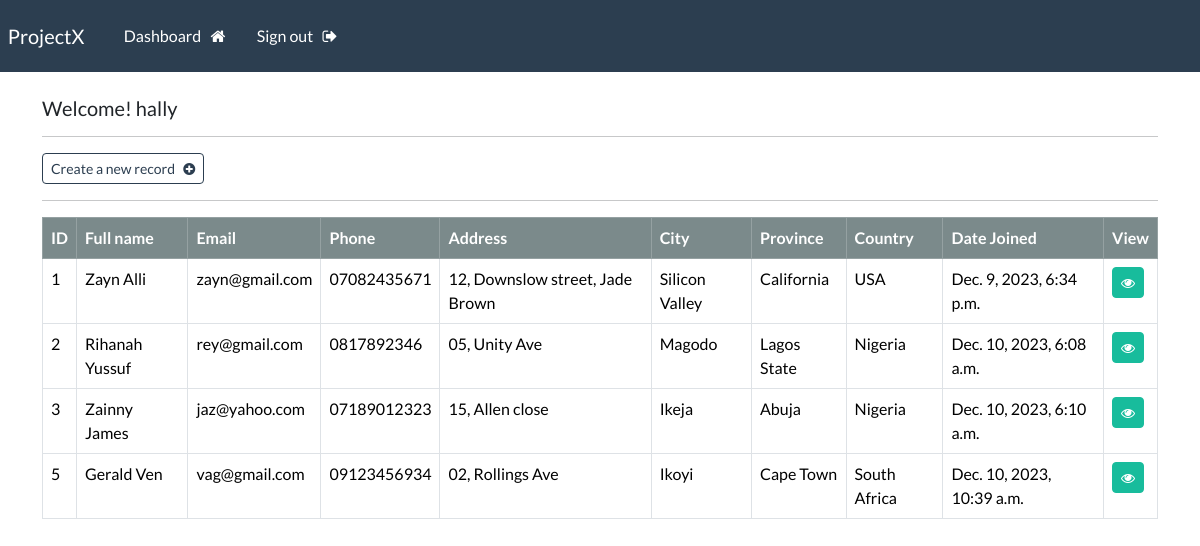
The page /dashboard (signed in) on the database its author committed.
### board/models.py (models this page shows, shortened)
class Record(models.Model):
    creation_date = models.DateTimeField(auto_now_add=True)
    first_name = models.CharField(max_length=100)
    last_name = models.CharField(max_length=100)
    email = models.CharField(max_length=255)
    phone = models.CharField(max_length=20)
    address = models.CharField(max_length=300)
    city = models.CharField(max_length=100)
    province = models.CharField(max_length=200)
    country = models.CharField(max_length=125)

### board/views.py (the view)
# urls.py: path('dashboard', views.dashboard, name='dashboard'),
@login_required(login_url='my_login')
def dashboard(request):
    my_records  = Record.objects.all()
    context = {'records': my_records}
    return render(request, 'webapp/dashboard.html', context=context)

### board/templates/webapp/dashboard.html
{% extends 'webapp/base.html' %}
{% block content %}
    <h5>Welcome! {{user}}</h5>
    <hr>
    <a class="btn btn-outline-primary btn-sm" href="{% url 'create_record' %}">
        Create a new record &nbsp; <i class="fa fa-plus-circle" aria-hidden="true"></i>
    </a>
    <hr>
    <table class="table table-hover table-bordered">
        <thead class="table-dark">
            <tr>
                <th scope="col">ID</th>
                <th scope="col">Full name</th>
                <th scope="col">Email</th>
                <th scope="col">Phone</th>
                <th scope="col">Address</th>
                <th scope="col">City</th>
                <th scope="col">Province</th>
                <th scope="col">Country</th>
                <th scope="col">Date Joined</th>
                <th scope="col">View</th>
            </tr>
        </thead>
        <tbody>
            {% if records %}
                {% for record in records %}
                <tr>
                    <td>{{record.id}}</td>
                    <td>{{record.first_name}} {{record.last_name}}</td>
                    <td>{{record.email}}</td>
                    <td>{{record.phone}}</td>
                    <td>{{record.address}}</td>
                    <td>{{record.city}}</td>
                    <td>{{record.province}}</td>
                    <td>{{record.country}}</td>
                    <td>{{record.creation_date}}</td>
                    <td><a href="{% url 'record' record.id %}" class="btn btn-success btn-sm"><i class="fa fa-eye" aria-hidden="true"></i</a></td>
                </tr>
                {% endfor %}
            {% endif %}
        </tbody>
    </table>
{% endblock %}

### board/templates/webapp/base.html (shortened to what this page needs)
{% load static %}
<!DOCTYPE html>
<html lang="en">
<head>
    <link rel="stylesheet" type="text/css" href="https://bootswatch.com/5/flatly/bootstrap.min.css">
    <link rel="stylesheet" type="text/css" href="{% static 'css/style.css' %}">
    <link rel="stylesheet" href="https://cdnjs.cloudflare.com/ajax/libs/font-awesome/4.7.0/css/font-awesome.min.css">
</head>
<body>
    {% include 'webapp/navbar.html' %}
    <div class="container">
        <br>
        {% block content %}
        {% endblock %}
    </div>
</body>
</html>

### board/templates/webapp/navbar.html (shortened to what this page needs)
<nav class="navbar navbar-expand-lg navbar-dark bg-primary justify-content-center">
    <a class="navbar-brand main-heading" href="{% url '' %}">
      &nbsp; ProjectX
    </a>
      <div class="collapse navbar-collapse text-center" id="navbarNavDropdown">
        <ul class="navbar-nav mr-auto">
          {% if user.is_authenticated %}
            <li class="nav-item">
              <a class="nav-link" href="{% url 'dashboard' %}">Dashboard &nbsp; <i class="fa fa-home" aria-hidden="true"></i> </a>
            </li>
            <li class="nav-item">
              <a class="nav-link" href="{% url 'user_logout' %}">Sign out &nbsp; <i class="fa fa-sign-out" aria-hidden="true"></i> </a>
            </li>
        </ul>
        {% endif %}
      </div>
  </nav>

### rows shown on the page
Record: id "1", first_name "Zayn", last_name "Alli", email "zayn@gmail.com", phone "07082435671", address "12, Downslow street, Jade Brown", city "Silicon Valley", province "California", country "USA", creation_date "Dec. 9, 2023, 6:34 p.m."
Record: id "2", first_name "Rihanah", last_name "Yussuf", email "rey@gmail.com", phone "0817892346", address "05, Unity Ave", city "Magodo", province "Lagos State", country "Nigeria", creation_date "Dec. 10, 2023, 6:08 a.m."
Record: id "3", first_name "Zainny", last_name "James", email "jaz@yahoo.com", phone "07189012323", address "15, Allen close", city "Ikeja", province "Abuja", country "Nigeria", creation_date "Dec. 10, 2023, 6:10 a.m."
Record: id "5", first_name "Gerald", last_name "Ven", email "vag@gmail.com", phone "09123456934", address "02, Rollings Ave", city "Ikoyi", province "Cape Town", country "South Africa", creation_date "Dec. 10, 2023, 10:39 a.m."

### other values the page prints
{{ user }} "hally"
